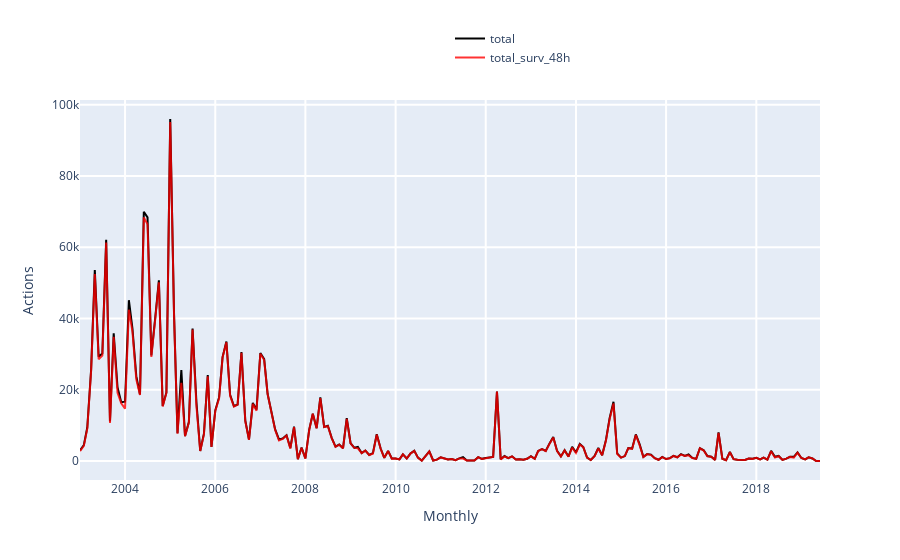

Write notebook code for a chart like this one.
### Markdown cell above
### <span style="color:green"> TRY YOURSELF! THIS IS WHAT WILL HAPPEN WHEN YOU CLICK 'Refresh Editor's Actions' Button </span>

### Code cell
### ---------------------------------------------------------------------------------------- ###
### TRY YOURSELF! THIS IS WHAT WILL HAPPEN WHEN YOU CLICK 'Refresh Editor's Actions' BUTTON  ###
### ---------------------------------------------------------------------------------------- ###

## This is the page you used and the editor you select in the above grid. ##
print('The page that is being used:', the_page['title'], f'({lng_selected.upper()})')
print('Selected editor:', editor_info['name'])

## Visualization, core visual code lies in ActionsListener, then the interact function    ##
## make it interactive, mode details see:                                                 ##
## https://github.com/gesiscss/wikiwho_demo/blob/master/visualization/actions_listener.py ##

# Create an ActionsListener instance.
actionslistener = ActionsListener(total_actions)

# What types do these actions have?
actions_types = (total_actions.loc[:,'total':'total_stopword_count'].columns.append(
                total_actions.loc[:,'adds':'reins_stopword_count'].columns)).values.tolist()

# Visualization: try yourself by coding!
begin_date = date(2002, 3, 1)
end_date = date(2019, 6, 1)
editor_name = 'All'
frequency = 'Monthly' # 'Yearly', 'Monthly'
black_line = 'total' # Choose one from 'actions_types'. Note that 'black_line doesn't have 'None' option but others have.
red_line = 'total_surv_48h'
blue_line = 'None'
green_line = 'None'

print('Time range from', begin_date.strftime("%Y-%m-%d"), 'to', end_date.strftime("%Y-%m-%d"))

actionslistener.listen(
    _range1 = begin_date,
    _range2 = end_date,
    editor = editor_name,
    granularity = frequency,
    black = black_line,
    red = red_line,
    blue = blue_line,
    green = green_line)

### Figure 1 — Plotly figure (JSON) as saved in the notebook; plotly's stock layout.template omitted (floating-point values rounded to 4 significant figures; data arrays with more than 128 entries replaced by an {"elided": "..."} marker saying what was removed)
{"data": [{"marker": {"color": "rgba(0, 0, 0, 1)"}, "name": "total", "type": "scatter", "x": {"elided": "198 str values"}, "y": {"elided": "198 int values"}}, {"marker": {"color": "rgba(255, 0, 0, .8)"}, "name": "total_surv_48h", "type": "scatter", "x": {"elided": "198 str values"}, "y": {"elided": "198 int values"}}], "layout": {"barmode": "group", "hovermode": "closest", "legend": {"x": 0.5, "y": 1.2}, "showlegend": true, "xaxis": {"gridwidth": 2, "ticklen": 5, "title": {"text": "Monthly"}, "zeroline": true}, "yaxis": {"gridwidth": 2, "ticklen": 5, "title": {"text": "Actions"}}}}
